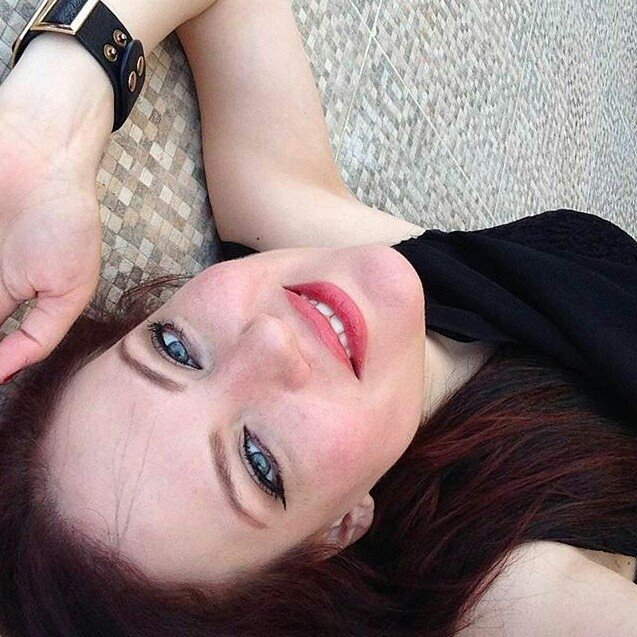
%> input picture sr.jpg, 637 x 637 px
$ octave --eval "Lab6('sr.jpg');"   (GNU Octave 9; MATLAB toolbox functions it lacks are replaced by stand-ins)
%> lines starting %> are read from the running program, lines starting %| are printed output that depends on the picture
function Lab6(path)
%> called with path = 'sr.jpg'
img = imread(path);
%> img is the input picture: size 637x637x3 uint8; mean R, G, B 146.6, 126.9, 126.2
%img = imread('sr.jpg');
%img = single(img);

noisy_img = imnoise(img,'gaussian',0.3);
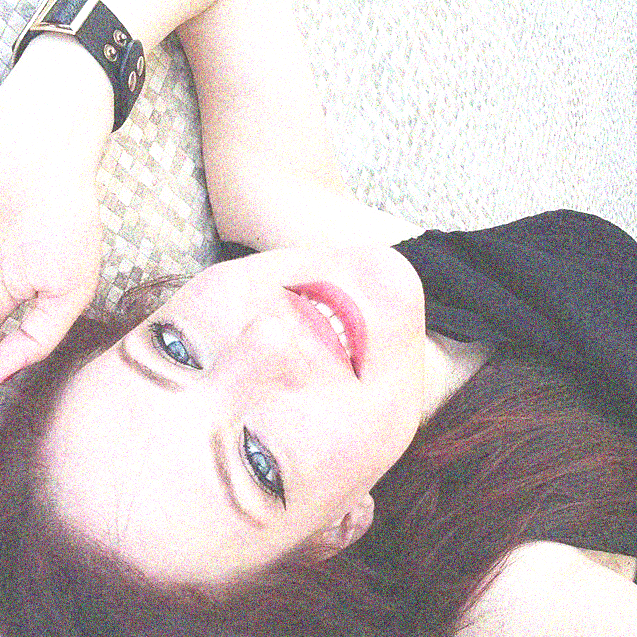
%> noisy_img: size 637x637x3 uint8; mean R, G, B 201.8, 191.8, 192.2
figure
subplot(2,3,1);
imshow(img);
title('Original Image');


subplot(2,3,2);
imshow(noisy_img);
title('Noisy Image "Gaussian"');

    h= fspecial('prewitt');
    im_prewitt =imfilter(img,h);
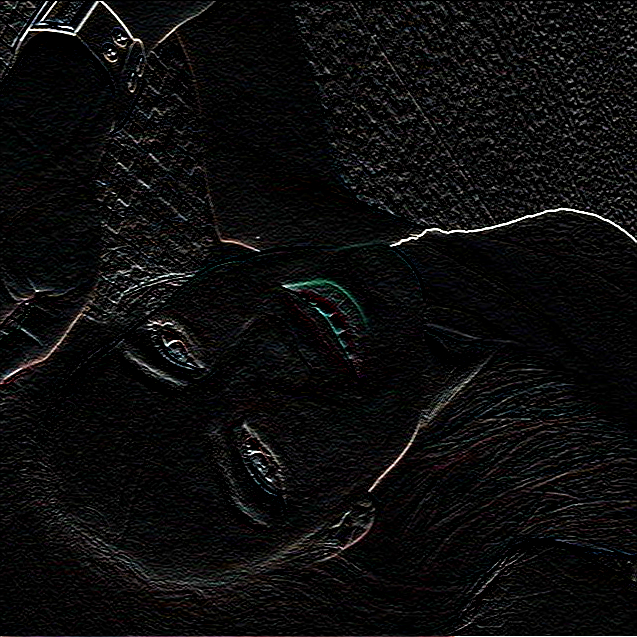
%> im_prewitt: size 637x637x3 uint8; mean R, G, B 12.8, 12.8, 12.8
    subplot(2,3,3);
    imshow(im_prewitt);
    title('PERWITT');


    h= fspecial('laplacian');
    im_lap =imfilter(img,h);
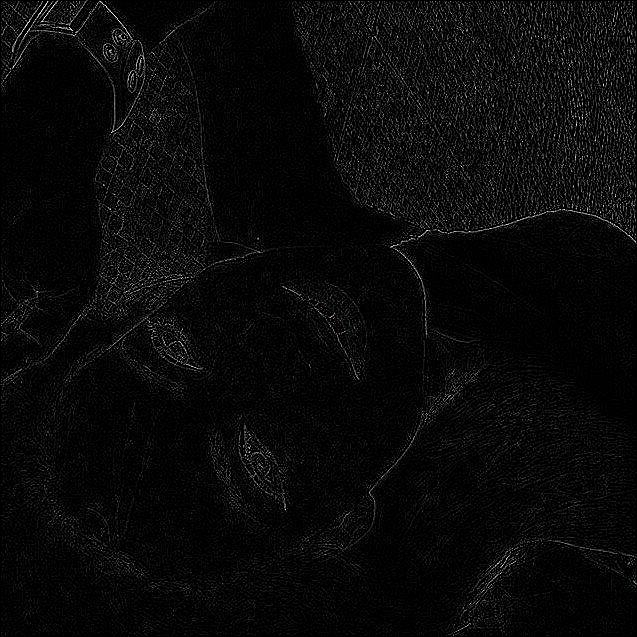
%> im_lap: size 637x637x3 uint8; mean R, G, B 9.7, 9.7, 9.7
    subplot(2,3,4);
    imshow(im_lap);
    title('LAPLACIAN');


    h= fspecial('sobel');
    im_sob =imfilter(img,h);
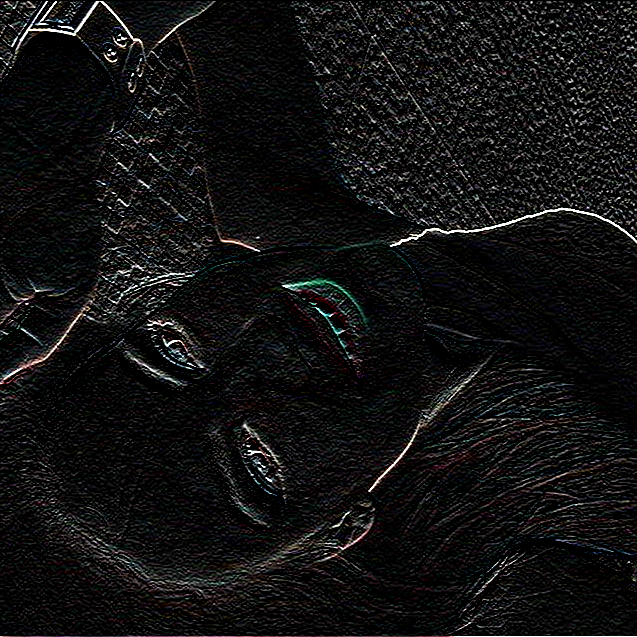
%> im_sob: size 637x637x3 uint8; mean R, G, B 17.7, 17.6, 17.6
    subplot(2,3,5);
    imshow(im_sob);
    title('SOBEL');


    h= fspecial('log');
    im_log =imfilter(img,h);
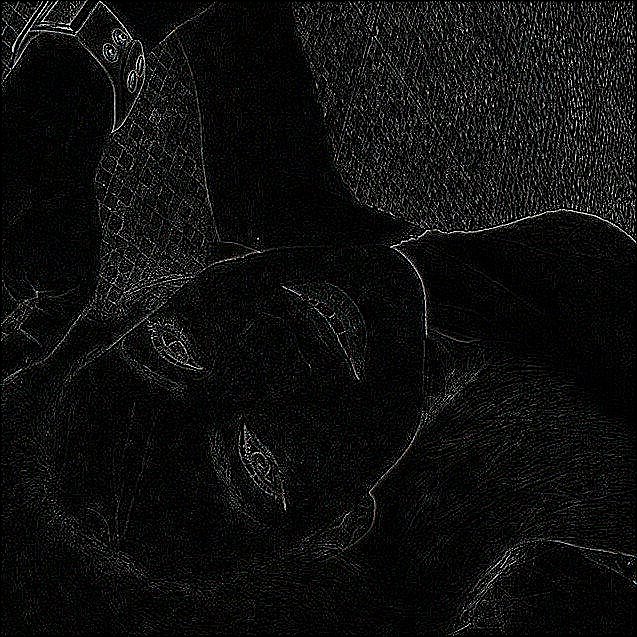
%> im_log: size 637x637x3 uint8; mean R, G, B 15.4, 15.4, 15.4
    subplot(2,3,6);
    imshow(im_log);
    title('LAPLACIAN-OF-GAUSSIAN');


    img = single(img);
%> img: size 637x637x3 single
    figure
%> (the run ends here)
